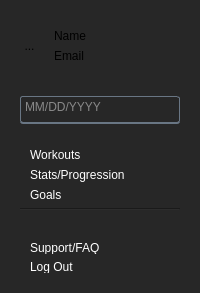
      <widget class="QWidget" name="LeftMenuWidget" native="true">
       <property name="sizePolicy">
        <sizepolicy hsizetype="Expanding" vsizetype="Expanding">
         <horstretch>0</horstretch>
         <verstretch>0</verstretch>
        </sizepolicy>
       </property>
       <property name="maximumSize">
        <size>
         <width>310</width>
         <height>16777215</height>
        </size>
       </property>
       <property name="styleSheet">
        <string notr="true">QWidget {
    background-color: #272727; 
}</string>
       </property>
       <layout class="QVBoxLayout" name="verticalLayout_9">
        <item>
         <widget class="QWidget" name="NameWidget" native="true">
          <property name="maximumSize">
           <size>
            <width>16777215</width>
            <height>110</height>
           </size>
          </property>
          <layout class="QGridLayout" name="gridLayout_15">
           <item row="0" column="1">
            <widget class="QWidget" name="LeftMenuCredentialsWidget" native="true">
             <layout class="QVBoxLayout" name="verticalLayout">
              <item>
               <widget class="QLabel" name="LeftMenuNameLabel">
                <property name="text">
                 <string>Name</string>
                </property>
               </widget>
              </item>
              <item>
               <widget class="QLabel" name="LeftMenuEmailLabel">
                <property name="maximumSize">
                 <size>
                  <width>16777215</width>
                  <height>16777215</height>
                 </size>
                </property>
                <property name="text">
                 <string>Email</string>
                </property>
               </widget>
              </item>
             </layout>
            </widget>
           </item>
           <item row="0" column="0">
            <widget class="QToolButton" name="LeftMenuImage">
             <property name="styleSheet">
              <string notr="true">QToolButton { border: none; }</string>
             </property>
             <property name="text">
              <string>...</string>
             </property>
             <property name="iconSize">
              <size>
               <width>50</width>
               <height>50</height>
              </size>
             </property>
            </widget>
           </item>
          </layout>
         </widget>
        </item>
        <item>
         <widget class="QWidget" name="SearchWidget" native="true">
          <property name="sizePolicy">
           <sizepolicy hsizetype="Expanding" vsizetype="Preferred">
            <horstretch>0</horstretch>
            <verstretch>0</verstretch>
           </sizepolicy>
          </property>
          <property name="maximumSize">
           <size>
            <width>16777215</width>
            <height>75</height>
           </size>
          </property>
          <layout class="QVBoxLayout" name="verticalLayout_7">
           <item>
            <widget class="QLineEdit" name="SearchBar">
             <property name="maximumSize">
              <size>
               <width>16777215</width>
               <height>50</height>
              </size>
             </property>
             <property name="styleSheet">
              <string notr="true">QLineEdit {

    padding-right: 20px; /* Adjust padding so text does not overlap the icon */
    background-color: rgba(0, 0, 0, 0);
    border-top: 1px solid rgba(105, 118, 132, 255);
    border-right: 1px solid rgba(105, 118, 132, 255);
    border-left: 1px solid rgba(105, 118, 132, 255);
    border-bottom: 2px solid rgba(105, 118, 132, 255);
    color: rgba(255, 255, 255, 230);
    padding-top: 2px;
    padding-bottom: 7px;
    padding-left: 2px;
    border-radius: 3px; /* Adjust this value to change the roundness */
}
</string>
             </property>
             <property name="text">
              <string/>
             </property>
             <property name="placeholderText">
              <string>MM/DD/YYYY</string>
             </property>
            </widget>
           </item>
          </layout>
         </widget>
        </item>
        <item>
         <widget class="QWidget" name="UpperListWidget" native="true">
          <property name="maximumSize">
           <size>
            <width>16777215</width>
            <height>200</height>
           </size>
          </property>
          <layout class="QVBoxLayout" name="verticalLayout_3">
           <item>
            <widget class="QPushButton" name="WorkoutsButton">
             <property name="styleSheet">
              <string notr="true">color: white; 
border: none;
background: transparent;
text-align: left; /* Align the text inside the QPushButton to the left */
padding-left: 10px;
</string>
             </property>
             <property name="text">
              <string>Workouts</string>
             </property>
            </widget>
           </item>
           <item>
            <widget class="QPushButton" name="StatsButton">
             <property name="styleSheet">
              <string notr="true">color: white; 
border: none;
background: transparent;
text-align: left; /* Align the text inside the QPushButton to the left */
padding-left: 10px;
</string>
             </property>
             <property name="text">
              <string>Stats/Progression</string>
             </property>
            </widget>
           </item>
           <item>
            <widget class="QPushButton" name="GoalsButton">
             <property name="styleSheet">
              <string notr="true">color: white; 
border: none;
background: transparent;
text-align: left; /* Align the text inside the QPushButton to the left */
padding-left: 10px;
</string>
             </property>
             <property name="text">
              <string>Goals</string>
             </property>
            </widget>
           </item>
           <item>
            <widget class="Line" name="line">
             <property name="styleSheet">
              <string notr="true">color: white; 
</string>
             </property>
             <property name="orientation">
              <enum>Qt::Horizontal</enum>
             </property>
            </widget>
           </item>
          </layout>
         </widget>
        </item>
        <item>
         <widget class="QWidget" name="LeftMenuSpacerWidget" native="true">
          <property name="maximumSize">
           <size>
            <width>16777215</width>
            <height>75</height>
           </size>
          </property>
         </widget>
        </item>
        <item>
         <widget class="QWidget" name="LowerListWidget" native="true">
          <property name="maximumSize">
           <size>
            <width>16777215</width>
            <height>50</height>
           </size>
          </property>
          <property name="styleSheet">
           <string notr="true"/>
          </property>
          <layout class="QVBoxLayout" name="verticalLayout_8">
           <item>
            <widget class="QPushButton" name="HelpButton">
             <property name="styleSheet">
              <string notr="true">color: white; 
border: none;
background: transparent;
text-align: left; /* Align the text inside the QPushButton to the left */
padding-left: 10px;
</string>
             </property>
             <property name="text">
              <string>Support/FAQ</string>
             </property>
            </widget>
           </item>
           <item>
            <widget class="QPushButton" name="LogOutButton">
             <property name="styleSheet">
              <string notr="true">color: white; 
border: none;
background: transparent;
text-align: left; /* Align the text inside the QPushButton to the left */
padding-left: 10px;
</string>
             </property>
             <property name="text">
              <string>Log Out</string>
             </property>
            </widget>
           </item>
          </layout>
         </widget>
        </item>
       </layout>
      </widget>
